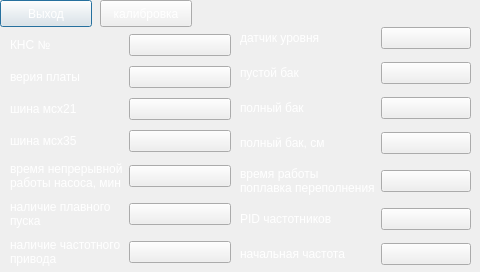
<?xml version="1.0" encoding="UTF-8"?>
<ui version="4.0">
 <class>DialogSetupGeneral</class>
 <widget class="QDialog" name="DialogSetupGeneral">
  <property name="geometry">
   <rect>
    <x>0</x>
    <y>0</y>
    <width>480</width>
    <height>272</height>
   </rect>
  </property>
  <property name="maximumSize">
   <size>
    <width>480</width>
    <height>272</height>
   </size>
  </property>
  <property name="windowTitle">
   <string>Dialog</string>
  </property>
  <property name="styleSheet">
   <string notr="true">color: rgb(255, 255, 255);
</string>
  </property>
  <widget class="QPushButton" name="pushButton">
   <property name="geometry">
    <rect>
     <x>0</x>
     <y>0</y>
     <width>92</width>
     <height>27</height>
    </rect>
   </property>
   <property name="text">
    <string>Выход</string>
   </property>
  </widget>
  <widget class="QWidget" name="layoutWidget748">
   <property name="geometry">
    <rect>
     <x>240</x>
     <y>20</y>
     <width>231</width>
     <height>252</height>
    </rect>
   </property>
   <layout class="QGridLayout" name="gridLayout_2">
    <item row="0" column="1">
     <widget class="QPushButton" name="pushButton_8">
      <property name="text">
       <string/>
      </property>
     </widget>
    </item>
    <item row="1" column="0">
     <widget class="QLabel" name="label_7">
      <property name="text">
       <string>пустой бак</string>
      </property>
     </widget>
    </item>
    <item row="1" column="1">
     <widget class="QPushButton" name="pushButton_9">
      <property name="text">
       <string/>
      </property>
     </widget>
    </item>
    <item row="2" column="0">
     <widget class="QLabel" name="label_8">
      <property name="text">
       <string>полный бак</string>
      </property>
     </widget>
    </item>
    <item row="2" column="1">
     <widget class="QPushButton" name="pushButton_10">
      <property name="text">
       <string/>
      </property>
     </widget>
    </item>
    <item row="3" column="0">
     <widget class="QLabel" name="label_9">
      <property name="text">
       <string>полный бак, см</string>
      </property>
     </widget>
    </item>
    <item row="3" column="1">
     <widget class="QPushButton" name="pushButton_11">
      <property name="text">
       <string/>
      </property>
     </widget>
    </item>
    <item row="4" column="1">
     <widget class="QPushButton" name="pushButton_12">
      <property name="text">
       <string/>
      </property>
     </widget>
    </item>
    <item row="6" column="0">
     <widget class="QLabel" name="label_10">
      <property name="text">
       <string>начальная частота</string>
      </property>
     </widget>
    </item>
    <item row="6" column="1">
     <widget class="QPushButton" name="pushButton_13">
      <property name="text">
       <string/>
      </property>
     </widget>
    </item>
    <item row="0" column="0">
     <widget class="QLabel" name="label_11">
      <property name="text">
       <string>датчик уровня</string>
      </property>
     </widget>
    </item>
    <item row="5" column="0">
     <widget class="QLabel" name="label_12">
      <property name="text">
       <string>PID частотников</string>
      </property>
     </widget>
    </item>
    <item row="5" column="1">
     <widget class="QPushButton" name="pushButton_15">
      <property name="text">
       <string/>
      </property>
     </widget>
    </item>
    <item row="4" column="0">
     <widget class="QLabel" name="label_14">
      <property name="text">
       <string>время работы
поплавка переполнения</string>
      </property>
     </widget>
    </item>
   </layout>
  </widget>
  <widget class="QWidget" name="layoutWidget223">
   <property name="geometry">
    <rect>
     <x>10</x>
     <y>30</y>
     <width>221</width>
     <height>242</height>
    </rect>
   </property>
   <layout class="QGridLayout" name="gridLayout">
    <item row="0" column="1">
     <widget class="QPushButton" name="pushButton_2">
      <property name="text">
       <string/>
      </property>
     </widget>
    </item>
    <item row="2" column="0">
     <widget class="QLabel" name="label_2">
      <property name="text">
       <string>шина мсх21</string>
      </property>
     </widget>
    </item>
    <item row="2" column="1">
     <widget class="QPushButton" name="pushButton_3">
      <property name="text">
       <string/>
      </property>
     </widget>
    </item>
    <item row="3" column="0">
     <widget class="QLabel" name="label_3">
      <property name="text">
       <string>шина мсх35</string>
      </property>
     </widget>
    </item>
    <item row="3" column="1">
     <widget class="QPushButton" name="pushButton_4">
      <property name="text">
       <string/>
      </property>
     </widget>
    </item>
    <item row="4" column="0">
     <widget class="QLabel" name="label_4">
      <property name="text">
       <string>время непрерывной
работы насоса, мин</string>
      </property>
     </widget>
    </item>
    <item row="4" column="1">
     <widget class="QPushButton" name="pushButton_5">
      <property name="text">
       <string/>
      </property>
     </widget>
    </item>
    <item row="5" column="1">
     <widget class="QPushButton" name="pushButton_6">
      <property name="text">
       <string/>
      </property>
     </widget>
    </item>
    <item row="6" column="1">
     <widget class="QPushButton" name="pushButton_7">
      <property name="text">
       <string/>
      </property>
     </widget>
    </item>
    <item row="1" column="1">
     <widget class="QPushButton" name="pushButton_14">
      <property name="text">
       <string/>
      </property>
     </widget>
    </item>
    <item row="0" column="0">
     <widget class="QLabel" name="label">
      <property name="text">
       <string>КНС №</string>
      </property>
     </widget>
    </item>
    <item row="1" column="0">
     <widget class="QLabel" name="label_5">
      <property name="text">
       <string>верия платы</string>
      </property>
     </widget>
    </item>
    <item row="5" column="0">
     <widget class="QLabel" name="label_6">
      <property name="text">
       <string>наличие плавного
пуска</string>
      </property>
     </widget>
    </item>
    <item row="6" column="0">
     <widget class="QLabel" name="label_13">
      <property name="text">
       <string>наличие частотного
привода</string>
      </property>
     </widget>
    </item>
   </layout>
  </widget>
  <widget class="QPushButton" name="pushButton_16">
   <property name="geometry">
    <rect>
     <x>100</x>
     <y>0</y>
     <width>92</width>
     <height>27</height>
    </rect>
   </property>
   <property name="text">
    <string>калибровка</string>
   </property>
  </widget>
 </widget>
 <resources/>
 <connections/>
</ui>
